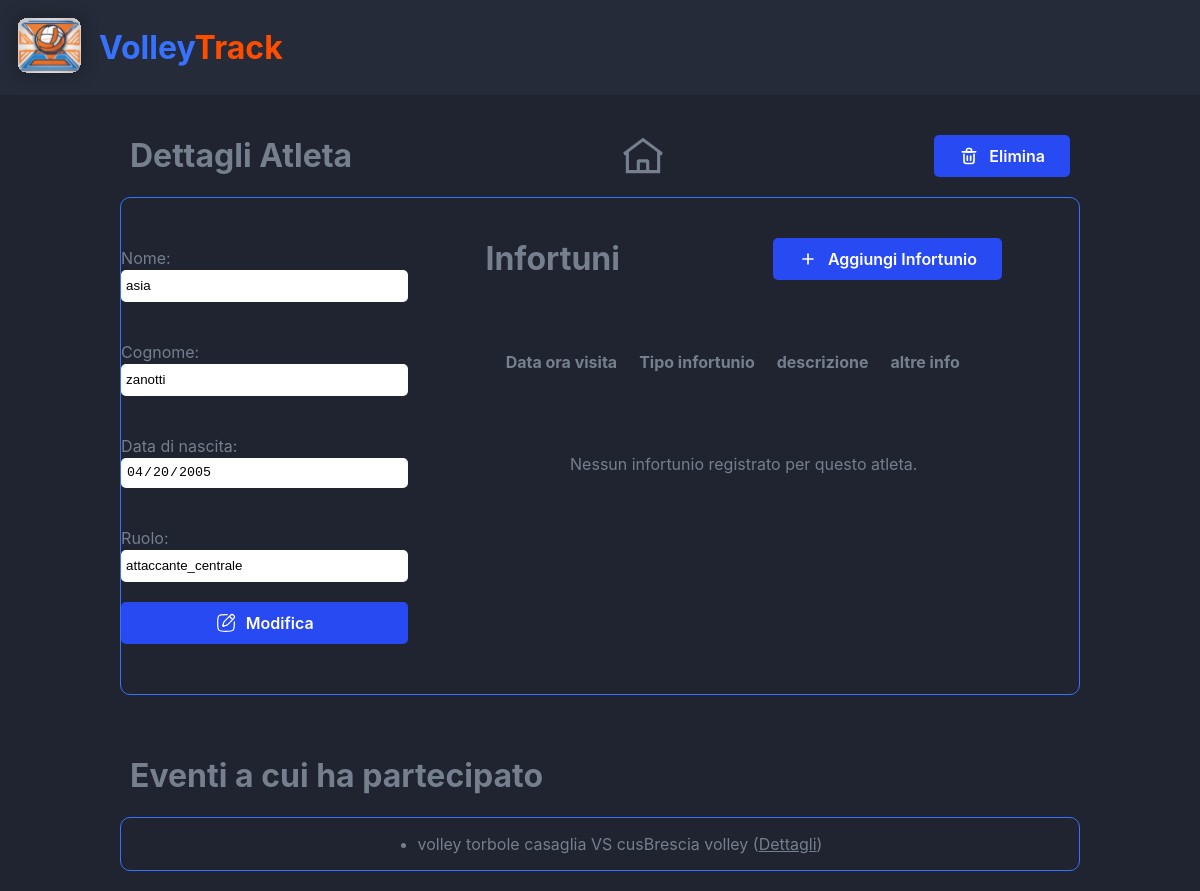
/dettagli_atleta.php?id=14, run on the app's committed database.
### tables this page shows
CREATE TABLE `atleta` (
  `id` int NOT NULL,
  `nome` varchar(30) DEFAULT NULL,
  `cognome` varchar(30) DEFAULT NULL,
  `data_nascita` date DEFAULT NULL,
  `ruolo` varchar(30) DEFAULT NULL
);

CREATE TABLE `evento` (
  `id` int NOT NULL,
  `tipo` varchar(30) DEFAULT NULL,
  `data_ora_inizio` datetime DEFAULT NULL,
  `descrizione` varchar(100) DEFAULT NULL,
  `luogo` varchar(50) DEFAULT NULL,
  `durata` int DEFAULT NULL
);

### dettagli_atleta.php (the view, shortened to what this page needs)
<!DOCTYPE html>
<html>
<head>
    <link rel="stylesheet" href="./css/style.css">
</head>
<body>
    <div class="Container">
        <div class="Header__container">
            <div class="Header__logo"><img src="./images/logo.svg" alt='Logo' /></div>
            <div class="Header__title"><span class="blu">Volley</span><span class="orange">Track</span></div>
        </div>
        <?php
        if (isset($_GET['id'])) {
            $mydb = new mysqli(SERVER, UTENTE, PASSWORD, DATABASE);
            $id_atleta = $mydb->real_escape_string($_GET['id']);
            $sql_atleta = "SELECT * FROM atleta WHERE id = '$id_atleta'";
            $result_atleta = $mydb->query($sql_atleta);
            if ($result_atleta->num_rows > 0) {
        ?>
                <div class="Main__container">
                    <div class="Main__header">
                        <h1>Dettagli Atleta</h1>
                        <img onclick='back_home()' class='Home' src="./images/home.svg" alt="Home" />
                        <div class="Button" onclick="delete_atleta()">
                            <img src="./images/delete.svg" alt="Delete user" />
                            Elimina
                        </div>
                    </div>
                    <div class="Container__atleta">
                        <div class="Main__body Dettagli_Atleta">
                            <?php
                            while ($row_atleta = $result_atleta->fetch_assoc()) {
                            ?>
                                <div class="form">
                                    Nome: <input type="text" autocomplete="off" name="nome" id="nome" readonly value='<?php echo $row_atleta["nome"] ?>'>
                                    Cognome: <input type="text" autocomplete="off" name="cognome" id="cognome" readonly value='<?php echo $row_atleta["cognome"] ?>'>
                                    Data di nascita: <input type="date" name="data_nascita" id="data_nascita" readonly value='<?php echo $row_atleta["data_nascita"] ?>'>
                                    Ruolo: <input type="text" autocomplete="off" name="ruolo" id="ruolo" readonly value='<?php echo $row_atleta["ruolo"] ?>'>
                                    <a class="Button" onclick="change_state()" id='btnUpdate'><img src="./images/update.svg" alt="Update user" />Modifica</a>
                                </div>
                            <?php
                            }
                            ?>
                        </div>
                        <div class="infortuni">
                            <div class="Main__container">
                                <div class="Main__header">
                                    <h1>Infortuni</h1>
                                    <div class="Button" onclick="handleAddInjury()">
                                        <img src="./images/add.svg" alt="Add injury" />
                                        Aggiungi Infortunio
                                    </div>
                                </div>
                                <div class="Main__body">
                                    <?php
                                    $sql = "SELECT * FROM `informazioni_mediche` where fkAtleta = '$id_atleta' order by data_ora_visita";
                                    $result = $mydb->query($sql);
                                    echo "<table><thead><tr><th>Data ora visita</th><th>Tipo infortunio</th><th>descrizione</th><th>altre info</th><th></th></tr></thead><tbody>";
                                    if ($result && $result->num_rows > 0) {
                                    ?>
                                        <?php
                                        while ($row = $result->fetch_assoc()) {
                                        ?>
                                            <tr>
                                                <td>
                                                    <input class='tbl_inj_input' type='datetime-local' <?php echo "name='data_ora_visita_" . $row["id"] . "' id='data_ora_visita_" . $row["id"] . "' value='" . $row["data_ora_visita"] . "'" ?>>
                                                    <?php echo "<span id='sp_data_ora_visita_" . $row["id"] . "'>" . $row['data_ora_visita'] . "</span>" ?>
                                                </td>
                                                <td>
                                                    <input class='tbl_inj_input' type='text' autocomplete="off" <?php echo "name='tipo_infortunio_" . $row["id"] . "' id='tipo_infortunio_" . $row["id"] . "' value='" . $row["tipo_infortunio"] . "'" ?>>
                                                    <?php echo "<span id='sp_tipo_infortunio_" . $row["id"] . "'>" . $row['tipo_infortunio'] . "</span>" ?>
                                                </td>
                                                <td>
                                                    <input class='tbl_inj_input' type='text' autocomplete="off" <?php echo "name='descrizione_" . $row["id"] . "' id='descrizione_" . $row["id"] . "' value='" . $row["descrizione"] . "'" ?>>
                                                    <?php echo "<span id='sp_descrizione_" . $row["id"] . "'>" . $row['descrizione'] . "</span>" ?>
                                                </td>
                                                <td>
                                                    <input class='tbl_inj_input' type='text' autocomplete="off" <?php echo "name='altre_informazioni_" . $row["id"] . "' id='altre_informazioni_" . $row["id"] . "' value='" . $row["altre_informazioni"] . "'" ?>>
                                                    <?php echo "<span id='sp_altre_informazioni_" . $row["id"] . "'>" . $row['altre_informazioni'] . "</span>" ?>
                                                </td>
                                                <td>
                                                    <div class='Injury__action Injury__action_state_1' id='Injury__action_state_1_<?php echo $row["id"] ?>'><a onclick='handle_row_update(<?php echo $row["id"] ?>)' class='Button' id='btnUpdateStat'><img src='./images/update.svg' alt='Update injury' /></a><a class='Button' onclick='handleDeleteInjury(<?php echo $row["id"] ?>)'><img src='./images/delete.svg' alt='Delete stat' /></a></div>
                                                    <div class='Injury__action Injury__action_state_2' id='Injury__action_state_2_<?php echo $row["id"] ?>'><a class='Button' id='btnSaveInjury' onclick='handleUpdateInjury(<?php echo $row["id"] ?>)'><img src='./images/save.svg' /></a><a class='Button' id='btnCancelInjury' onclick='handle_row_cancel(<?php echo $row["id"] ?>)'><img src='./images/cancel_white.svg' /></a></div>
                                                </td>
                                            </tr>
                                        <?php
                                        }
                                        ?>
                                        <tr class="Injury__add_inputs">
                                            <td><input autocomplete="off" type="datetime-local" name="data_ora_visita" id="data_ora_visita"></td>
                                            <td><input autocomplete="off" type="text" name="tipo_infortunio" id="tipo_infortunio"></td>
                                            <td><input autocomplete="off" type="text" name="descrizione" id="descrizione"></td>
                                            <td><input autocomplete="off" type="text" name="altre_informazioni" id="altre_informazioni"></td>
                                            <td>
                                                <div class="Injury__action"><a class="Button" id='btnAddInjury' onclick="handleSaveNewInjury()"><img src="./images/add.svg" alt="Add user injury" /></a><a class="Button" id='btnCancelInjury' onclick="handleCancelInjury()"><img src="./images/cancel_white.svg" alt="Cancel user injury" /></a></div>
                                            </td>
                                        </tr>
                                        <tr class="Injury__add_inputs">
                                            <td><span class='Error' id='Error__data_ora_visita'>Il campo 'data_ora_visita' deve essere compilato</span></td>
                                            <td><span class='Error' id='Error__tipo_infortunio'>Il campo 'tipo_infortunio' deve essere compilato</span></td>
                                            <td><span class='Error' id='Error__descrizione'>Il campo 'descrizione' deve essere compilato</span></td>
                                            <td></td>
                                            <td></td>
                                        </tr>
                                        <?php
                                        echo "</tbody></table>";
                                        ?>
                                    <?php
                                    } else {
                                    ?>
                                        </tbody>
                                        </table>
                                        <div class="NoData">
                                            Nessun infortunio registrato per questo atleta.
                                        </div>
                                    <?php
                                    }
                                    ?>
                                </div>
                            </div>
                        </div>
                    </div>
                </div>
                <div class="Main__container eventi">
                    <div class="Main__header">
                        <h1>Eventi a cui ha partecipato</h1>
                    </div>
                    <div class="Main__body Eventi">
                        <?php
                        $sql_eventi = "SELECT evento.* FROM evento INNER JOIN partecipa ON evento.id = partecipa.fkEvento WHERE partecipa.fkAtleta = '$id_atleta'";
                        $result_eventi = $mydb->query($sql_eventi);
                        if ($result_eventi->num_rows > 0) {
                            echo "<ul>";
                            while ($row_eventi = $result_eventi->fetch_assoc()) {
                                echo "<li>" . $row_eventi["descrizione"] . " (<a href='dettagli_evento.php?id=" . $row_eventi["id"] . "&id_atleta=" . $id_atleta . "'>Dettagli</a>)</li>";
                            }
                            echo "</ul>";
                        } else {
                        ?> <div class="NoData">
                                L'atleta non ha partecipato a nessun evento.
                            </div><?php
                                }
                                    ?>
                    </div>
                </div>
        <?php
            } else {
                echo "Atleta non trovato";
            }
        } else {
            header('Location: home.php');
            exit;
        }
        ?>
    </div>
</body>
</html>

### css/style.css (style rules this page uses)
:root { font-size: 16px; font-family: Inter, sans-serif; --background-primary: #1f2430; --background-secondary: #252b39; --color: #767f8d; --blu: #3772ff; --orange: #ff4d00; --button-primary: #274af2; }
html, body { margin: 0; padding: 0; box-sizing: border-box; color: var(--color); background-color: var(--background-primary); font-size: 16px; }
.blu { color: var(--blu); }
.orange { color: var(--orange); }
.Main__header { display: flex; align-items: center; justify-content: space-between; }
.Main__header .Back, .Main__header .Home { height: 50px; cursor: pointer; }
input { outline: none; appearance: none; border: none; border-radius: 5px; }
.Button { background-color: var(--button-primary); color: white; padding: 11px 25px; border-radius: 5px; cursor: pointer; font-weight: 600; display: flex; align-items: center; text-decoration: none; }
.Button img { width: 20px; padding-right: 10px; }
.Container { display: flex; flex-direction: column; align-items: center; justify-content: center; }
.Header__container { background-color: var(--background-secondary); display: flex; align-items: center; justify-content: flex-start; width: 100%; }
.Header__title { font-weight: bold; font-size: 32px; }
.Main__container { width: 80%; padding: 20px; }
.Main__header { display: flex; justify-content: space-between; align-items: center; padding: 0 10px; }
.Main__body { border: 1px solid var(--blu); border-radius: 10px; display: flex; justify-content: center; flex-wrap: wrap; }
.NoData { width: 100%; text-align: center; padding: 30px; }
.Main__body .form { padding: 50px 0; }
input[type="text"], input[type="datetime-local"], input[type="date"] { height: 30px; padding-left: 5px; }
.form { display: flex; flex-direction: column; }
.form span, .form input { margin-bottom: 10px; }
.form input { margin-top: 2px; }
a, .form a { margin-top: 10px; }
.Main__body .form a { display: flex; justify-content: center; align-items: center; }
.table_link, .Eventi li a { color: var(--color) !important; }
table { margin: 50px 0; }
table td, table th { padding: 0 10px; }
.Container__atleta { display: flex; align-items: flex-start; justify-content: center; border: 1px solid var(--blu); border-radius: 10px; }
.Container__atleta .Main__body { border: none; }
.Container__atleta .Dettagli_Atleta, .Container__atleta .infortuni { height: 100%; }
.Container__atleta .Dettagli_Atleta { display: flex; width: 30%; }
.infortuni { display: flex; align-items: center; justify-content: center; width: 70%; }

### data on the page
atleta: nome "asia", cognome "zanotti", data_nascita "04/20/2005", ruolo "attaccante_centrale"
evento: descrizione "volley torbole casaglia VS cusBrescia volley"
